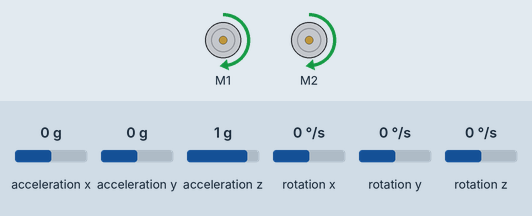
The sketch below on a simulated Arduino Leonardo, built with avr-gcc and run on an emulated ATmega32U4. Parts: 2 × DC motor (green arrow = forward, orange = backward, longer = faster). The test bench sets the inputs (shaded band); at power-on: rotation z 0 °/s, acceleration x 0 g, acceleration y 0 g, acceleration z 1 g, rotation x 0 °/s, rotation y 0 °/s.

Above: at 2.6 s.
2.7 s: rotation z set to -192 °/s
At 2.85 s:
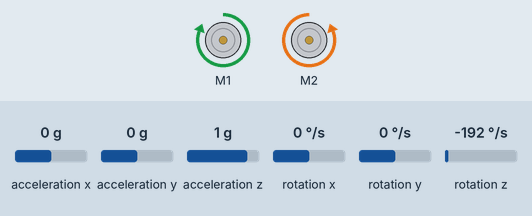
At 3.75 s:
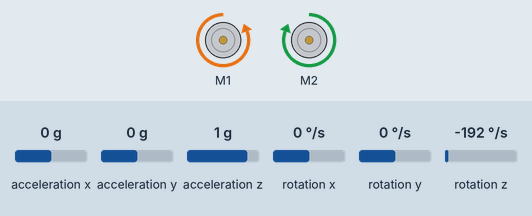
5.7 s: rotation z set to -100 °/s
8.7 s: rotation z set to 100 °/s
11.7 s: rotation z set to 0 °/s
At 12.6 s:
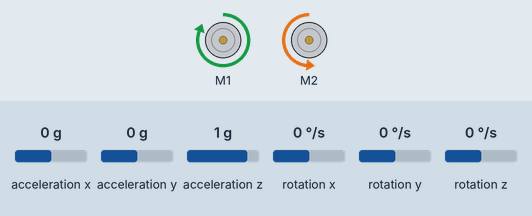
13.2 s: rotation z set to 192 °/s
At 13.35 s:
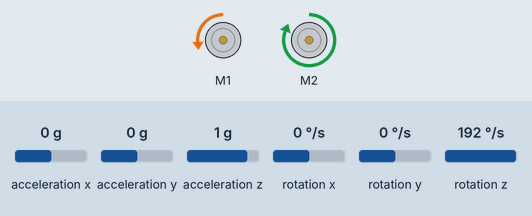
16.2 s: rotation z set to 12 °/s
Timing chart, 0 to 22.0 s (numbered marks = the images above; inputs shaded):
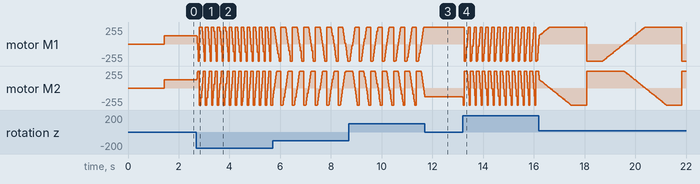

Measured:
- after the input at 2.7 s, motor M1: ramps from forward 255/255 to backward 255/255 and jumps back, once every 0.24 s; motor M2: ramps from backward 255/255 to forward 255/255 and jumps back, once every 0.24 s
- after the input at 11.7 s, motor M1: stays forward 255/255 (without the input it goes to backward 255/255 after 0.12 s); motor M2: stays backward 133/255 (without the input it goes to backward 168/255 after 0.01 s)
- after the input at 13.2 s, motor M1: ramps from backward 255/255 to forward 255/255 and jumps back, once every 0.24 s; motor M2: ramps from forward 255/255 to backward 255/255 and jumps back, once every 0.24 s

The sketch:

DriveStraight_simplified.ino
```cpp
#include <Wire.h>
#include <Zumo32U4.h>

Zumo32U4Motors motors;
Zumo32U4IMU imu;

uint32_t turnAngle = 0;

// Variables related to gyro
uint16_t gyroOffset;
int16_t turnRate;
uint16_t gyroLastUpdate = 0;

void setup() {
  Serial.begin(9600);
  Wire.begin();
  imu.init();
  imu.enableDefault();
  imu.configureForTurnSensing();

  // Calibrate the gyro.
  int32_t total = 0;
  for (uint16_t i = 0; i < 1024; i++) {
    // Wait for new data to be available, then read it.
    while(!imu.gyroDataReady()) {}
    imu.readGyro();
    total += imu.g.z;
  }
  gyroOffset = total / 1024;

  // Reset gyro
  gyroLastUpdate = micros();
  turnAngle = 0;
}

void loop() {
  driveStraight();
}

void driveStraight() {
    // update turn angle
  imu.readGyro();
  turnRate = imu.g.z - gyroOffset;
  uint16_t m = micros();
  uint16_t dt = m - gyroLastUpdate;
  gyroLastUpdate = m;
  int32_t d = (int32_t)turnRate * dt;
  turnAngle += (int64_t)d * 14680064 / 17578125;

  // Calculate correction based on turn angle
    // Convert turn angle to degrees
  int32_t turnDegrees = (((int32_t)turnAngle >> 16) * 360) >> 16;
  int16_t correction = 5 * turnDegrees;


  // Adjust motors speeds to drive straight
  int leftSpeed = 200 + correction;
  int rightSpeed = 200 - correction;

  motors.setSpeeds(leftSpeed, rightSpeed);
}
```
